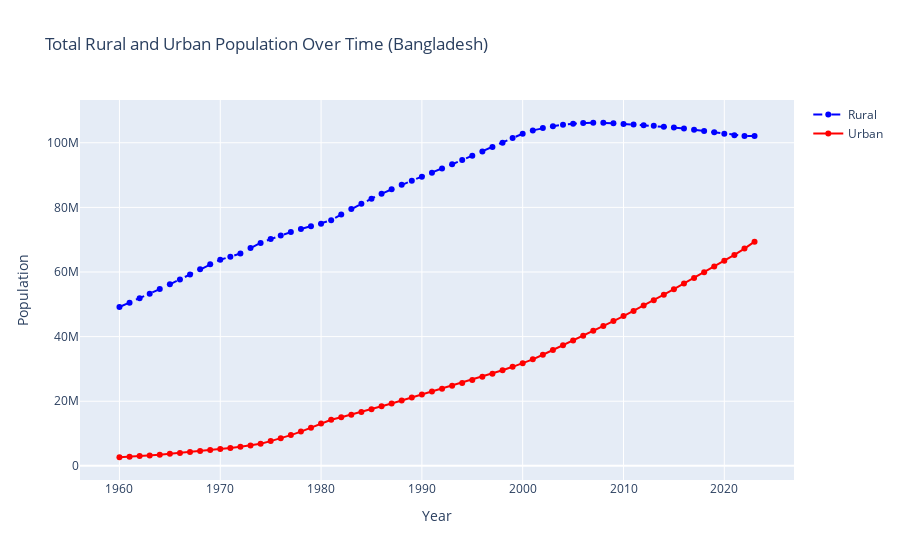
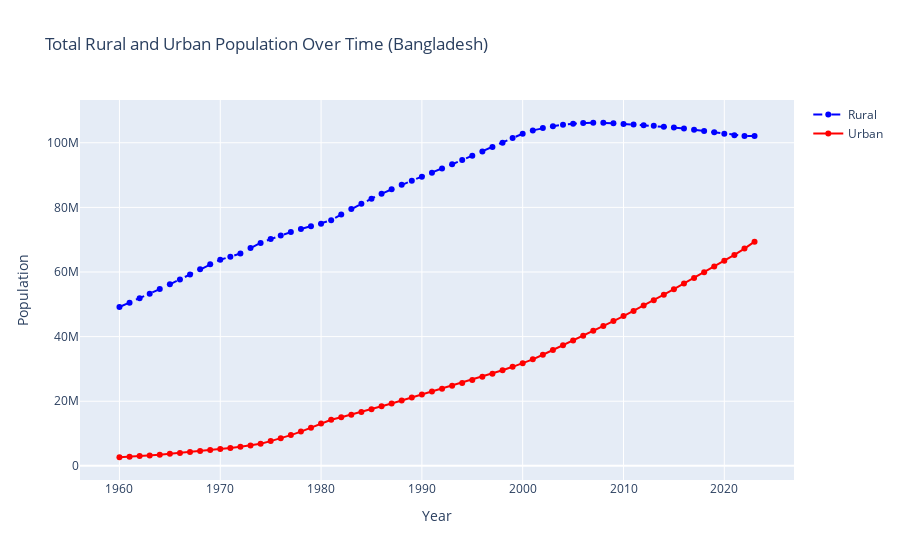

Notebook cell for these charts, in order:
### Code cell
# Produce total rural versus urban populations over time for each country 
# Produce total rural versus urban populations over time for region as a whole

def overlay_population(country_name, df):
    """
    Function to overlay female and male population for a given country.

    Parameters:
    - country_name (str): The name of the country whose data will be plotted.
    - df (pd.DataFrame): The DataFrame containing the population data with MultiIndex columns.

    Returns:
    - A Plotly figure with the overlayed female and male population data.
    """
    
    # Check if the country exists in the subcolumns
    if country_name not in df.columns.get_level_values('country'):
        print(f"Country '{country_name}' not found in the dataset.")
        return
    
    # Extract the female and male population data for the country
    rural = df[('Total Rural', country_name)]
    urban = df[('Total Urban', country_name)]
    
    # Create a figure
    fig = go.Figure()
    
    # Add the female population plot
    fig.add_trace(go.Scatter(x=rural.index, y=rural, mode='lines+markers', name='Rural', line=dict(dash='dash', color='blue')))
    
    # Add the male population plot
    fig.add_trace(go.Scatter(x=urban.index, y=urban, mode='lines+markers', name='Urban', line=dict(dash='solid', color='red')))
    
    # Add title and labels
    fig.update_layout(title=f"Total Rural and Urban Population Over Time ({country_name})",
                      xaxis_title="Year",
                      yaxis_title="Population")
    
    # Show the plot
    fig.show()

overlay_population("Bangladesh", SA_pop)
